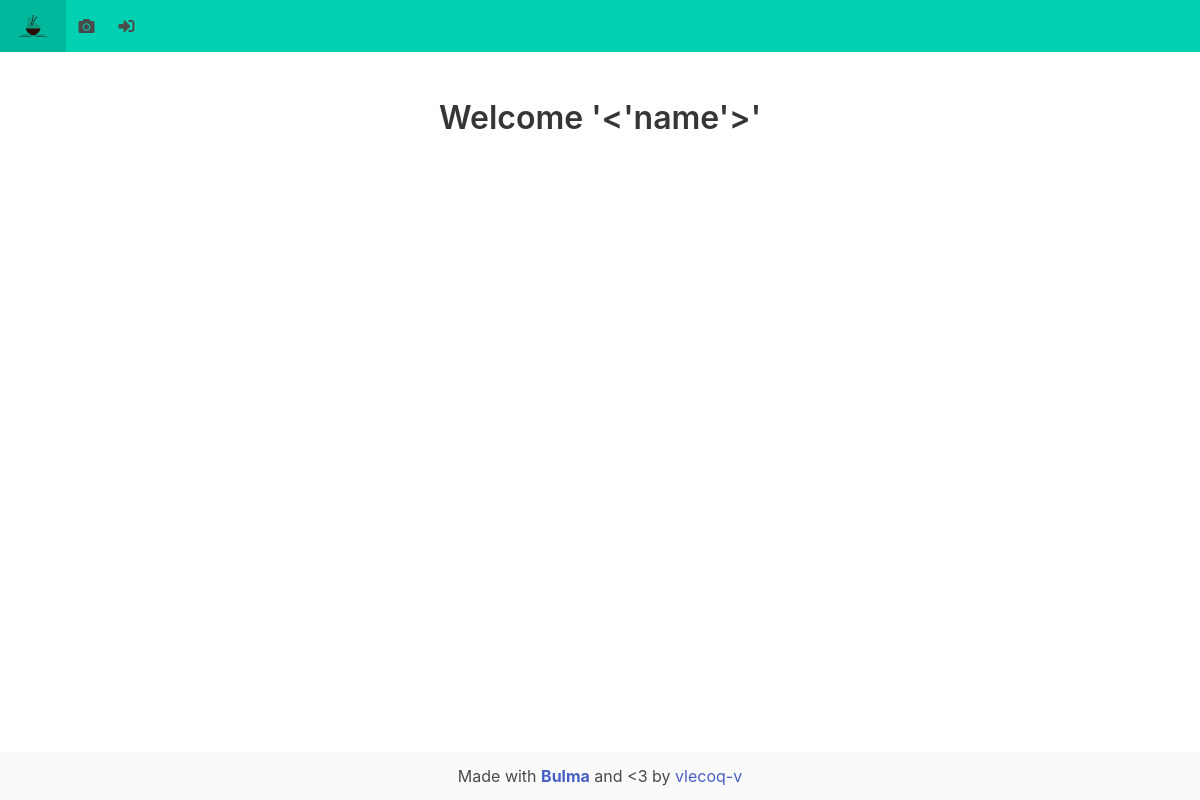
Before: / with the older database file.
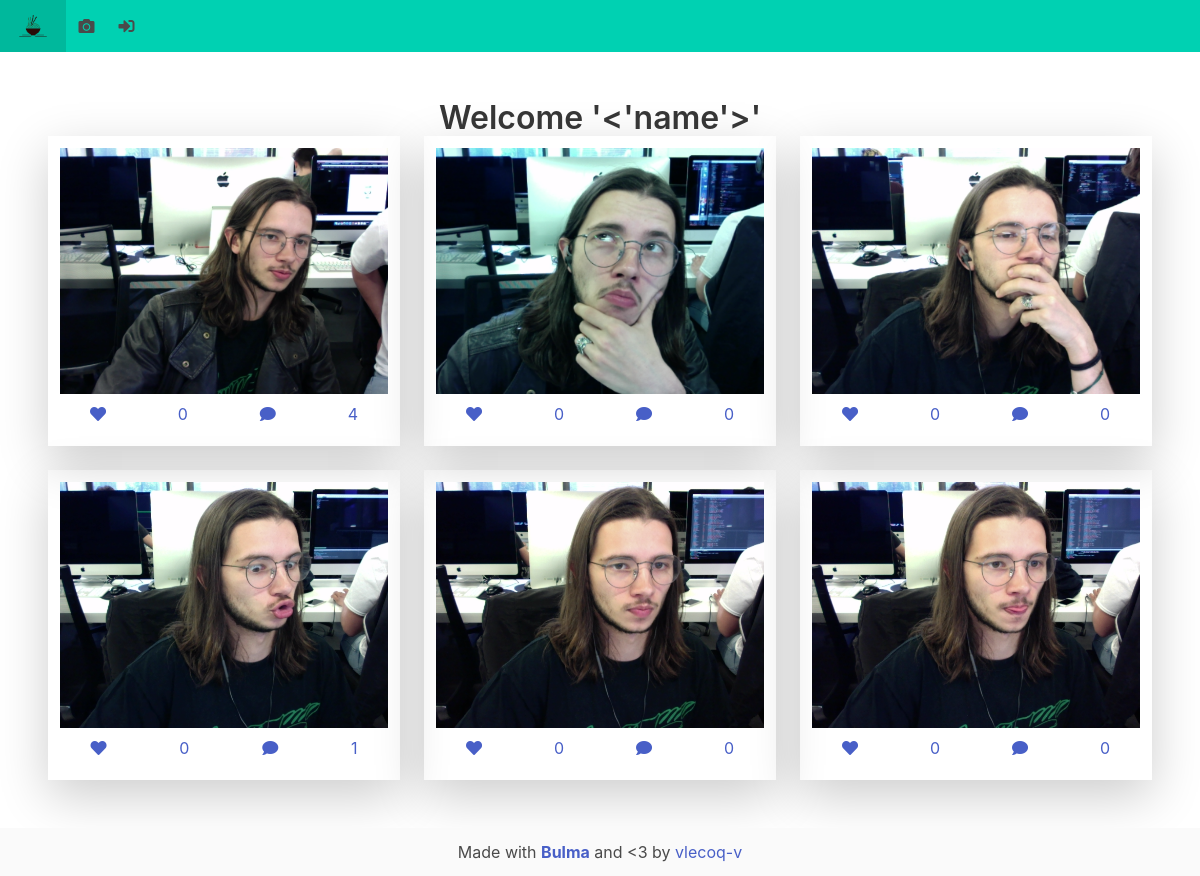
After: the same page with the newer database file.
### tables this page shows
CREATE TABLE `pics` (
  `pic_path` varchar(100) NOT NULL,
  `pic_id` int(11) NOT NULL,
  `usr_id` int(11) NOT NULL
);

### controller/controller.php (called while the page is built, shortened)
<?php
require_once('model/pics.php');
require_once('model/likes.php');
require_once('model/comments.php');
function homepage($offset) {
	require('homepage.php');
}

### model/pics.php (called while the page is built, shortened)
<?php
class pics {
	public function get_6($offset) {
		$db = $this->db_connect();
		$offset = $offset * 6;
		if ($offset == 0) {
			$sql = "SELECT * FROM pics ORDER BY pic_id DESC LIMIT 6";
		}
		else
			$sql = "SELECT * FROM pics ORDER BY pic_id DESC LIMIT 6
				OFFSET $offset";
		$stmt = $db->prepare($sql);
		$stmt->execute();
	}
	private function db_connect() {
		include('config/database.php');
		try {
			$db = new PDO ($DB_DSN, $DB_USER, $DB_PASSWORD);
			return($db);
		}
		catch (PDOException $e) {
			die ("</br>error connecting to DATABASE!</br>" . $e->getMessage());
		}
	}
}

### model/likes.php (called while the page is built, shortened)
<?php
class likes {
	public function get_likes($pic_id) {
		$db = $this->db_connect();
		$sql = "SELECT COUNT(*) FROM likes WHERE pic_id = :pic_id";
		$stmt = $db->prepare($sql);
		$stmt->bindValue(":pic_id", $pic_id);
		$stmt->execute();
	}
	private function db_connect() {
		include('config/database.php');
		try {
			$db = new PDO ($DB_DSN, $DB_USER, $DB_PASSWORD);
			return($db);
		}
		catch (PDOException $e) {
			die ("</br>error connecting to DATABASE!</br>" . $e->getMessage());
		}
	}
}

### model/comments.php (called while the page is built, shortened)
<?php
class comm {
	public function get_comm($pic_id) {
		$db = $this->db_connect();
		$sql = "SELECT COUNT(*) FROM comm WHERE pic_id = :pic_id";
		$stmt = $db->prepare($sql);
		$stmt->bindValue(":pic_id", $pic_id);
		$stmt->execute();
	}
	private function db_connect() {
		include('config/database.php');
		try {
			$db = new PDO ($DB_DSN, $DB_USER, $DB_PASSWORD);
			return($db);
		}
		catch (PDOException $e) {
			die ("</br>error connecting to DATABASE!</br>" . $e->getMessage());
		}
	}
}

### controller/homepage.php (the view)
<?php
function all_posts($offset) {
	$posts = new pics();
	$posts->get_count();
	$posts->get_6($offset);
	foreach ($posts->all as $key => $post) {
		if ($key % 3 == 0 AND $key !== 0) {
			echo "
			</div>
			<div class='columns'>";
		}
		$likes = new likes();
		$likes->get_likes($post['pic_id']);
		$comm = new comm();
		$comm->get_comm($post['pic_id']);
		html_post($post['pic_path'], $likes->count, $comm->count, $post['pic_id']);
	}
}
function html_post($pic_path, $likes, $comm, $pic_id) {
	echo "
	<div class='column post'>
		<a href='index.php?action=pic_view&pic_id=" . $pic_id . "'>
			<article class='media post_media'>
				<div class='media-content'>
					<figure class='image post_image'>
						<img src='" . $pic_path ."' class='myimg'>
					</figure>
					<nav class='level is-mobile post_level'>
						<a class='level-item'>
							<span class='icon is-small'><i class='fas fa-heart'></i></span>
						</a>
						<a class='level-item'>
							<span >" . $likes . "</span>
						</a>
						<a class='level-item'>
							<span class='icon is-small'><i class='fas fa-comment'></i></span>
						</a>
						<a class='level-item'>
							<span >" . $comm . "</span>
						</a>
					</nav>
				</div>
			</article>
		</a>
	</div>";
}
require_once('view/homepage.php');

### view/header.php (shortened to what this page needs)
<!DOCTYPE html>
<html>
  <head>
		<link rel="stylesheet" href="https://cdnjs.cloudflare.com/ajax/libs/bulma/0.7.4/css/bulma.min.css">
		<link rel="stylesheet" href="https://use.fontawesome.com/releases/v5.7.1/css/all.css">
		<link href="public/css/style_id.css" rel="stylesheet" type="text/css">
		<link rel="stylesheet" href="public/css/mycss.css">
  </head>
  <body>
		<nav class="navbar is-primary is-bold" role="navigation" aria-label="main navigation">
			<div class="navbar-brand">
				<a href="index.php?offset=0" class="navbar-item">
					<img src="../public/img/filters/ramen-logo.png" alt="Turn your world into a funky manga one">
				</a>
			</div>
			<div class="navbar-menu" id="Mynavbar">
				<a href="index.php?action=picture" class="navbar-item">
					<span class="icon">
						<i class="fas fa-camera"></i>
					</span>
				</a>
				<?php
					if ($_SESSION['logged'] == 1) {
						echo "<a href='index.php?action=my_account' class='navbar-item'>
							<span class='icon'>
								<i class='fas fa-address-card'></i>
							</span>
						</a>";
						echo "<a href='index.php?action=log_out' class='navbar-item'>
							<span class='icon'>
								<i class='fas fa-sign-out-alt'></i>
							</span>
						</a>";
					}
					else {
						echo "<a href='index.php?action=identification' class='navbar-item'>
							<span class='icon'>
								<i class='fas fa-sign-in-alt'></i>
							</span>
						</a>";
					}
				?>
			</div>
		</nav>
	</body>
</html>

### index.php (shortened to what this page needs)
<?php
require_once('view/header.php');
require_once('controller/controller.php');
if (isset($_GET['action']) AND $_SESSION['logged'] == 1) {
	if ($_GET['action'] == 'identification')
		identification();
	else if ($_GET['action'] == 'log_out')
		log_out();
	else if ($_GET['action'] == 'my_account')
		my_account();
	else if ($_GET['action'] == 'download')
		download();
	else if ($_GET['action'] == 'upload')
		upload();
	else if ($_GET['action'] == 'picture')
		require_once('view/picture.php');
	else if ($_GET['action'] == 'pic_view')
		pic_view($_GET['pic_id']);
	else
		display_warning("The page you are trying to find is not here!");
}
else
	homepage($_GET['offset']);
require_once('view/footer.php');

### view/homepage.php
<section class="hero">
	<div class="hero-body">
		<div class="container">
			<h1 class="title has-text-centered">
				Welcome '<'name'>'
			</h1>
		</div>
		<div class="columns" id="columns">
			<?php
				all_posts($offset);
			?>
		</div>
	</div>
</section>

### view/footer.php
	<body>
		<div class="wrapper_footer">
			<footer class="my_footer">
				<div class="content has-text-centered">
					<p>
					Made with <strong><a href="https://bulma.io/">Bulma</strong></a> and &lt3 by
					<a href="https://profile.intra.42.fr/users/vlecoq-v">vlecoq-v</a>
					</p>
				</div>
			</footer>
		</div>
	</body>
</html>

### public/css/style_id.css (style rules this page uses)
* { box-sizing: border-box; font-family: -apple-system, BlinkMacSystemFont, "segoe ui", roboto, oxygen, ubuntu, cantarell, "fira sans", "droid sans", "helvetica neue", Arial, sans-serif; font-size: 16px; -webkit-font-smoothing: antialiased; -moz-osx-font-smoothing: grayscale; }

### public/css/mycss.css (style rules this page uses)
html, body { width : 100%; height : 100%; }
footer { bottom: 0px; }
body { font-family: -apple-system, BlinkMacSystemFont, 'Segoe UI', Roboto, Oxygen, Ubuntu, Cantarell, 'Open Sans', 'Helvetica Neue', sans-serif; height: 100%; display: flex; flex-direction: column; min-height: 100vh; }
.hero { flex: 1; }
.wrapper_footer { flex-shrink: 0; padding-bottom: 1.5vh; padding-top: 1.5vh; background-color: hsl(0, 0%, 98%); }
.post_media { box-shadow: 0 1rem 3rem rgba(0,0,0,.2); padding: 1vw; }
.post_level { padding-top: 1vh; padding-bottom: 1vh; }

Changed rows visible on the page:
added pics: pic_path (picture), likes "0", comm "4"
added pics: pic_path (picture), likes "0", comm "0"
added pics: pic_path (picture), likes "0", comm "0"
added pics: pic_path (picture), likes "0", comm "1"
added pics: pic_path (picture), likes "0", comm "0"
added pics: pic_path (picture), likes "0", comm "0"
